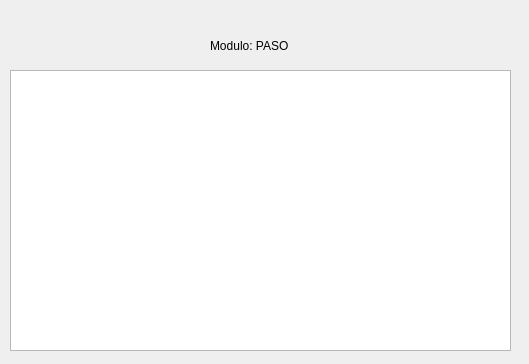
<?xml version="1.0" encoding="UTF-8"?>
<ui version="4.0">
 <class>Dialog</class>
 <widget class="QDialog" name="Dialog">
  <property name="geometry">
   <rect>
    <x>0</x>
    <y>0</y>
    <width>529</width>
    <height>364</height>
   </rect>
  </property>
  <property name="windowTitle">
   <string>Dialog</string>
  </property>
  <widget class="QTableWidget" name="tableWidget">
   <property name="geometry">
    <rect>
     <x>10</x>
     <y>70</y>
     <width>501</width>
     <height>281</height>
    </rect>
   </property>
  </widget>
  <widget class="QLabel" name="label">
   <property name="geometry">
    <rect>
     <x>210</x>
     <y>30</y>
     <width>191</width>
     <height>31</height>
    </rect>
   </property>
   <property name="text">
    <string>Modulo: PASO</string>
   </property>
  </widget>
 </widget>
 <resources/>
 <connections/>
</ui>
